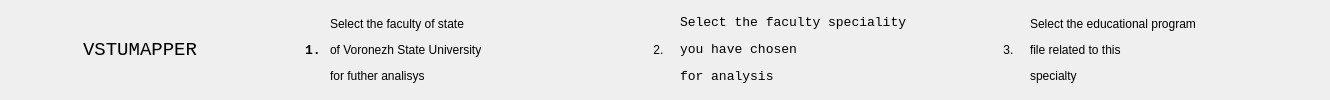
        <widget class="QWidget" name="header" native="true">
         <property name="sizePolicy">
          <sizepolicy hsizetype="Expanding" vsizetype="Expanding">
           <horstretch>0</horstretch>
           <verstretch>50</verstretch>
          </sizepolicy>
         </property>
         <property name="minimumSize">
          <size>
           <width>0</width>
           <height>100</height>
          </size>
         </property>
         <property name="maximumSize">
          <size>
           <width>1400</width>
           <height>150</height>
          </size>
         </property>
         <layout class="QHBoxLayout" name="horizontalLayout_3">
          <property name="spacing">
           <number>0</number>
          </property>
          <property name="leftMargin">
           <number>0</number>
          </property>
          <property name="topMargin">
           <number>0</number>
          </property>
          <property name="rightMargin">
           <number>0</number>
          </property>
          <property name="bottomMargin">
           <number>0</number>
          </property>
          <item>
           <widget class="QLabel" name="label">
            <property name="sizePolicy">
             <sizepolicy hsizetype="Fixed" vsizetype="Preferred">
              <horstretch>0</horstretch>
              <verstretch>0</verstretch>
             </sizepolicy>
            </property>
            <property name="minimumSize">
             <size>
              <width>280</width>
              <height>0</height>
             </size>
            </property>
            <property name="maximumSize">
             <size>
              <width>280</width>
              <height>16777215</height>
             </size>
            </property>
            <property name="font">
             <font>
              <family>Lucida Console</family>
              <pointsize>14</pointsize>
              <weight>50</weight>
              <italic>false</italic>
              <bold>false</bold>
             </font>
            </property>
            <property name="styleSheet">
             <string notr="true"/>
            </property>
            <property name="text">
             <string>VSTUMAPPER</string>
            </property>
            <property name="alignment">
             <set>Qt::AlignCenter</set>
            </property>
           </widget>
          </item>
          <item>
           <widget class="QLabel" name="label_2">
            <property name="sizePolicy">
             <sizepolicy hsizetype="Fixed" vsizetype="Preferred">
              <horstretch>0</horstretch>
              <verstretch>0</verstretch>
             </sizepolicy>
            </property>
            <property name="minimumSize">
             <size>
              <width>50</width>
              <height>0</height>
             </size>
            </property>
            <property name="maximumSize">
             <size>
              <width>70</width>
              <height>16777215</height>
             </size>
            </property>
            <property name="font">
             <font>
              <family>Lucida Console</family>
              <pointsize>10</pointsize>
              <weight>75</weight>
              <italic>false</italic>
              <bold>true</bold>
             </font>
            </property>
            <property name="text">
             <string>  1.</string>
            </property>
            <property name="alignment">
             <set>Qt::AlignCenter</set>
            </property>
           </widget>
          </item>
          <item>
           <widget class="QLabel" name="label_3">
            <property name="minimumSize">
             <size>
              <width>300</width>
              <height>0</height>
             </size>
            </property>
            <property name="maximumSize">
             <size>
              <width>300</width>
              <height>16777215</height>
             </size>
            </property>
            <property name="text">
             <string>&lt;html&gt;&lt;head/&gt;&lt;body&gt;&lt;p&gt;Select the faculty of state &lt;/p&gt;&lt;p&gt;of Voronezh State University &lt;/p&gt;&lt;p&gt;for futher analisys&lt;/p&gt;&lt;/body&gt;&lt;/html&gt;</string>
            </property>
           </widget>
          </item>
          <item>
           <widget class="QLabel" name="label_5">
            <property name="minimumSize">
             <size>
              <width>50</width>
              <height>0</height>
             </size>
            </property>
            <property name="maximumSize">
             <size>
              <width>70</width>
              <height>16777215</height>
             </size>
            </property>
            <property name="text">
             <string>  2.</string>
            </property>
            <property name="alignment">
             <set>Qt::AlignCenter</set>
            </property>
           </widget>
          </item>
          <item>
           <widget class="QLabel" name="label_4">
            <property name="minimumSize">
             <size>
              <width>300</width>
              <height>0</height>
             </size>
            </property>
            <property name="maximumSize">
             <size>
              <width>300</width>
              <height>16777215</height>
             </size>
            </property>
            <property name="font">
             <font>
              <family>Lucida Console</family>
              <pointsize>10</pointsize>
              <weight>50</weight>
              <bold>false</bold>
             </font>
            </property>
            <property name="text">
             <string>&lt;html&gt;&lt;head/&gt;&lt;body&gt;&lt;p&gt;Select the faculty speciality &lt;/p&gt;&lt;p&gt;you have chosen &lt;/p&gt;&lt;p&gt;for analysis&lt;/p&gt;&lt;/body&gt;&lt;/html&gt;</string>
            </property>
           </widget>
          </item>
          <item>
           <widget class="QLabel" name="label_7">
            <property name="minimumSize">
             <size>
              <width>50</width>
              <height>0</height>
             </size>
            </property>
            <property name="maximumSize">
             <size>
              <width>70</width>
              <height>16777215</height>
             </size>
            </property>
            <property name="text">
             <string>  3.</string>
            </property>
            <property name="alignment">
             <set>Qt::AlignCenter</set>
            </property>
           </widget>
          </item>
          <item>
           <widget class="QLabel" name="label_6">
            <property name="minimumSize">
             <size>
              <width>300</width>
              <height>0</height>
             </size>
            </property>
            <property name="maximumSize">
             <size>
              <width>330</width>
              <height>16777215</height>
             </size>
            </property>
            <property name="text">
             <string>&lt;html&gt;&lt;head/&gt;&lt;body&gt;&lt;p&gt;Select the educational program&lt;/p&gt;&lt;p&gt;file related to this &lt;/p&gt;&lt;p&gt;specialty&lt;/p&gt;&lt;/body&gt;&lt;/html&gt;</string>
            </property>
           </widget>
          </item>
         </layout>
        </widget>
